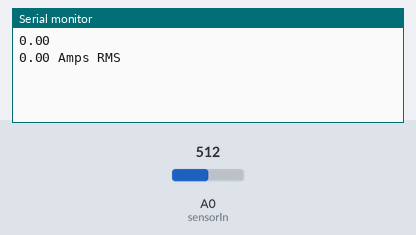
This sketch was run on a simulated Arduino Uno, built with avr-gcc and run on an emulated ATmega328P. Parts: the last lines printed to the serial monitor. The test bench sets the inputs (shaded band); at power-on: A0 (sensorIn) = 512.

Above: at 1.2 s.
1.3 s: A0 (sensorIn) set to 716
At 2.6 s:
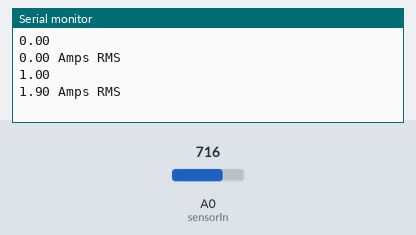
2.8 s: A0 (sensorIn) set to 900
At 3.4 s:
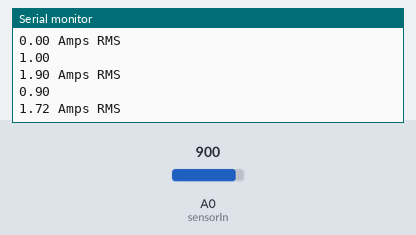
Timing chart, 0 to 5.8 s (numbered marks = the images above; inputs shaded):
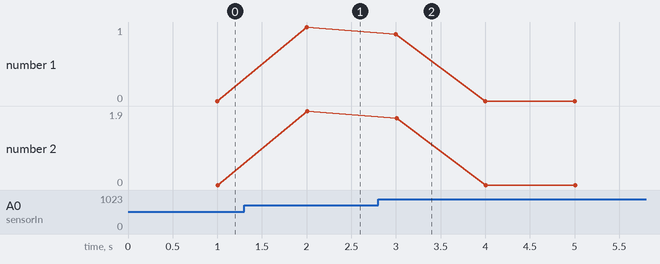

The sketch:

curSenAC001.ino
```cpp
/*
Measuring AC Current Using ACS712
*/
const int sensorIn = A0;
int mVperAmp = 185; // use 100 for 20A Module and 66 for 30A Module


double Voltage = 0;
double VRMS = 0;
double AmpsRMS = 0;


void setup(){
 Serial.begin(9600);
}

void loop(){


 Voltage = getVPP();
 Serial.println(Voltage);
 VRMS = (Voltage/2.0) *0.707;
 AmpsRMS = (VRMS * 1000)/mVperAmp;
 Serial.print(AmpsRMS);
 Serial.println(" Amps RMS");

}

float getVPP()
{
  float result;

  int readValue;             //value read from the sensor
  int maxValue = 0;          // store max value here
  int minValue = 1024;          // store min value here

   uint32_t start_time = millis();
   while((millis()-start_time) < 1000) //sample for 1 Sec
   {
       readValue = analogRead(sensorIn);
       // see if you have a new maxValue
       if (readValue > maxValue)
       {
           /*record the maximum sensor value*/
           maxValue = readValue;
       }
       if (readValue < minValue)
       {
           /*record the maximum sensor value*/
           minValue = readValue;
       }
   }

   // Subtract min from max
   result = ((maxValue - minValue) * 5.0)/1024.0;

   return result;
 }
```

Measured:
- after the input at 1.3 s, the serial monitor: prints a new line after 0.70 s (image 1)
- after the input at 2.8 s, the serial monitor: prints a new line after 0.20 s (image 2)
- plotted number 1: 0 → 1 after the input at 1.3 s
- plotted number 2: 0 → 1.9 after the input at 1.3 s
